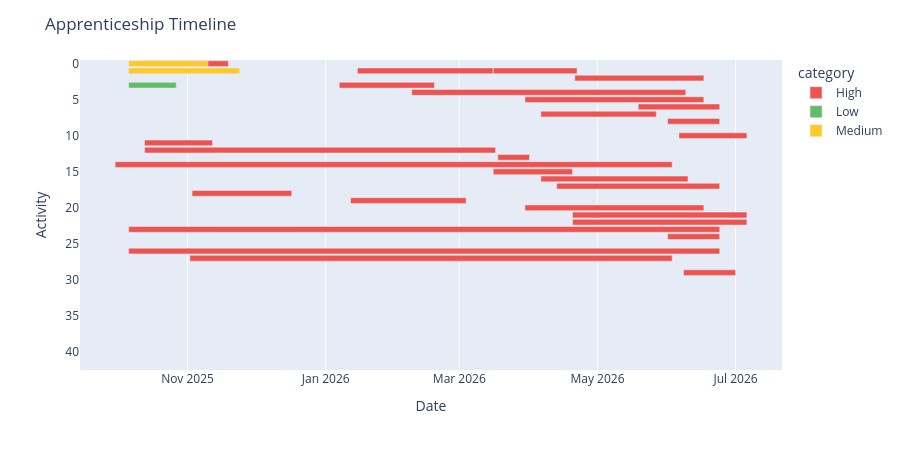

The notebook cell saved with this chart:
### Code cell
# filter to only include rows which include time taken in assessment
fig = px.timeline(
    df_assessment,
    x_start="date_released",
    x_end="date_due",
    color="category",
    hover_name="module_code",
    color_discrete_map={"Low": "#66bb6a", "Medium": "#ffca28", "High": "#ef5350"},
)

fig.update_yaxes(autorange="reversed")

fig.update_layout(
    title="Apprenticeship Timeline",
    xaxis_title="Date",
    yaxis_title="Activity",
    height=450,
)

fig.show()

### Figure 1 — Plotly figure (JSON) as saved in the notebook; plotly's stock layout.template omitted (floating-point values rounded to 4 significant figures)
{"data": [{"base": ["2025-10-13T00:00:00.000000000", "2026-01-15T00:00:00.000000000", "2026-04-21T00:00:00.000000000", "2026-01-07T00:00:00.000000000", "2026-02-08T00:00:00.000000000", "2026-03-30T00:00:00.000000000", "2026-05-19T00:00:00.000000000", "2026-04-06T00:00:00.000000000", "2026-06-01T00:00:00.000000000", "2026-07-06T00:00:00.000000000", "2026-06-06T00:00:00.000000000", "2025-10-13T00:00:00.000000000", "2025-10-13T00:00:00.000000000", "2026-03-18T00:00:00.000000000", "2025-09-30T00:00:00.000000000", "2026-03-16T00:00:00.000000000", "2026-04-06T00:00:00.000000000", "2026-04-13T00:00:00.000000000", "2025-11-03T00:00:00.000000000", "2026-01-12T00:00:00.000000000", "2026-03-30T00:00:00.000000000", "2026-04-20T00:00:00.000000000", "2026-04-20T00:00:00.000000000", "2025-10-06T00:00:00.000000000", "2026-06-01T00:00:00.000000000", "2026-06-24T00:00:00.000000000", "2025-10-06T00:00:00.000000000", "2025-11-02T00:00:00.000000000", "2026-07-06T00:00:00.000000000", "2026-06-08T00:00:00.000000000"], "hovertemplate": "<b>%{hovertext}</b><br><br>category=High<br>date_released=%{base}<br>date_due=%{x}<extra></extra>", "hovertext": ["ZDAT1001", "ZDAT1001", "ZDAT1001", "ZDAT1002", "ZDAT1002", "ZDAT1002", "ZDAT1002", "ZDAT1003", "ZDAT1003", "ZDAT1004", "ZDAT1004", "ZDAT2001", "ZDAT2001", "ZDAT2001", "ZDAT2002", "ZDAT2002", "ZDAT2002", "ZDAT2002", "ZDAT2003", "ZDAT2003", "ZDAT2003", "ZDAT2004", "ZDAT2004", "ZDAT3001", "ZDAT3001", "ZDAT3001", "ZDAT3002", "ZDAT3003", "ZDAT3003", "ZDAT3003"], "legendgroup": "High", "marker": {"color": "#ef5350", "pattern": {"shape": ""}}, "name": "High", "orientation": "h", "showlegend": true, "textposition": "auto", "type": "bar", "x": [3197000000.0, 8381000000.0, 4925000000.0, 3629000000.0, 10450000000.0, 6826000000.0, 3110000000.0, 4406000000.0, 1987000000.0, -0.0, 2592000000.0, 2592000000.0, 13390000000.0, 1210000000.0, 21250000000.0, 3024000000.0, 5616000000.0, 6221000000.0, 3802000000.0, 4406000000.0, 6826000000.0, 6653000000.0, 6653000000.0, 22550000000.0, 1987000000.0, -0.0, 22550000000.0, 18400000000.0, -0.0, 1987000000.0], "xaxis": "x", "yaxis": "y"}, {"base": ["2026-02-02T00:00:00.000000000", "2026-03-16T00:00:00.000000000", "2026-03-17T00:00:00.000000000", "2025-10-06T00:00:00.000000000", "NaT", "NaT", "NaT", "NaT", "NaT", "NaT", "NaT", "NaT", "NaT", "NaT", "NaT", "NaT", "NaT", "NaT", "NaT", "NaT", "NaT", "NaT", "NaT", "NaT", "NaT", "NaT", "NaT", "NaT", "NaT", "NaT", "NaT", "NaT", "NaT", "NaT", "NaT", "NaT", "NaT", "NaT", "NaT", "NaT", "NaT", "NaT", "NaT"], "hovertemplate": "<b>%{hovertext}</b><br><br>category=Low<br>date_released=%{base}<br>date_due=%{x}<extra></extra>", "hovertext": ["ZDAT1003", "ZDAT1003", "ZDAT1003", "ZDAT3001", null, null, null, null, null, null, null, null, null, null, null, null, null, null, null, null, null, null, null, null, null, null, null, null, null, null, null, null, null, null, null, null, null, null, null, null, null, null, null], "legendgroup": "Low", "marker": {"color": "#66bb6a", "pattern": {"shape": ""}}, "name": "Low", "orientation": "h", "showlegend": true, "textposition": "auto", "type": "bar", "x": [-0.0, -0.0, -0.0, 1814000000.0, NaN, NaN, NaN, NaN, NaN, NaN, NaN, NaN, NaN, NaN, NaN, NaN, NaN, NaN, NaN, NaN, NaN, NaN, NaN, NaN, NaN, NaN, NaN, NaN, NaN, NaN, NaN, NaN, NaN, NaN, NaN, NaN, NaN, NaN, NaN, NaN, NaN, NaN, NaN], "xaxis": "x", "yaxis": "y"}, {"base": ["2025-10-06T00:00:00.000000000", "2025-10-06T00:00:00.000000000"], "hovertemplate": "<b>%{hovertext}</b><br><br>category=Medium<br>date_released=%{base}<br>date_due=%{x}<extra></extra>", "hovertext": ["ZDAT3001", "ZDAT3001"], "legendgroup": "Medium", "marker": {"color": "#ffca28", "pattern": {"shape": ""}}, "name": "Medium", "orientation": "h", "showlegend": true, "textposition": "auto", "type": "bar", "x": [3024000000.0, 4234000000.0], "xaxis": "x", "yaxis": "y"}], "layout": {"barmode": "overlay", "height": 450, "legend": {"title": {"text": "category"}, "tracegroupgap": 0}, "margin": {"t": 60}, "title": {"text": "Apprenticeship Timeline"}, "xaxis": {"anchor": "y", "domain": [0, 1], "title": {"text": "Date"}, "type": "date"}, "yaxis": {"anchor": "x", "autorange": "reversed", "domain": [0, 1], "title": {"text": "Activity"}}}}
